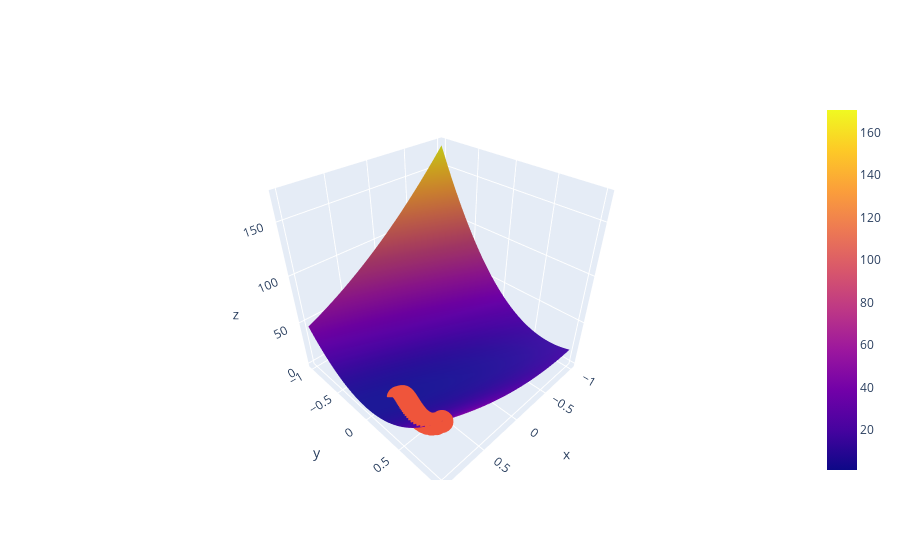

The cell this chart's notebook holds for it:
### Markdown cell above
❓ in 3D

### Code cell
import plotly.graph_objects as go

surface = go.Surface(x=range_a, y=range_b, z=Z)
scatter = go.Scatter3d(x=history['a'], y=history['b'], z=history['loss'], mode='markers')
fig = go.Figure(data=[surface, scatter])

#fig.update_layout(title='Loss Function', autosize=False, width=500, height=500)
fig.show()
